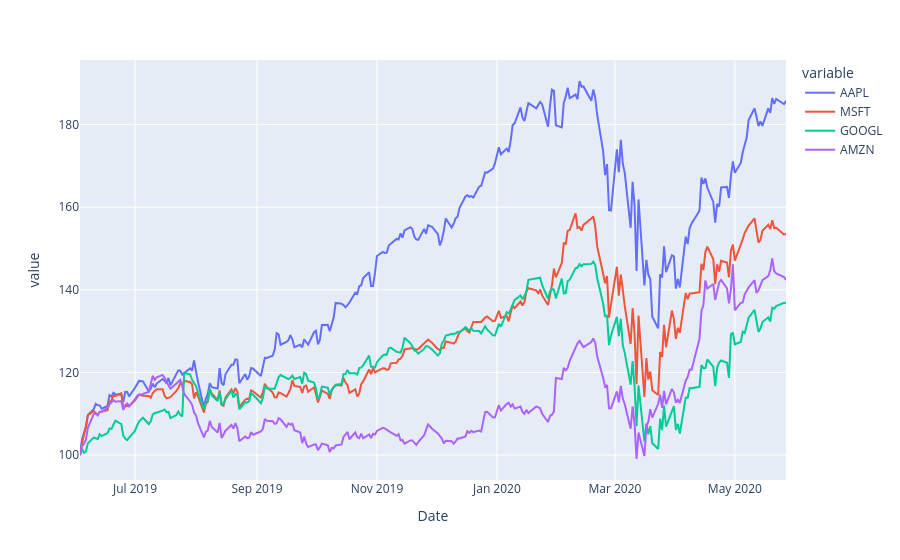

The cell this chart's notebook holds for it:
### Code cell
rebased_prices.plot()

### Figure 1 — Plotly figure (JSON) as saved in the notebook; plotly's stock layout.template omitted (floating-point values rounded to 4 significant figures; data arrays with more than 128 entries replaced by an {"elided": "..."} marker saying what was removed)
{"data": [{"hovertemplate": "variable=AAPL<br>Date=%{x}<br>value=%{y}<extra></extra>", "legendgroup": "AAPL", "line": {"color": "#636efa", "dash": "solid"}, "marker": {"symbol": "circle"}, "mode": "lines", "name": "AAPL", "orientation": "v", "showlegend": true, "type": "scatter", "x": {"elided": "249 str values"}, "xaxis": "x", "y": {"elided": "249 float values"}, "yaxis": "y"}, {"hovertemplate": "variable=MSFT<br>Date=%{x}<br>value=%{y}<extra></extra>", "legendgroup": "MSFT", "line": {"color": "#EF553B", "dash": "solid"}, "marker": {"symbol": "circle"}, "mode": "lines", "name": "MSFT", "orientation": "v", "showlegend": true, "type": "scatter", "x": {"elided": "249 str values"}, "xaxis": "x", "y": {"elided": "249 float values"}, "yaxis": "y"}, {"hovertemplate": "variable=GOOGL<br>Date=%{x}<br>value=%{y}<extra></extra>", "legendgroup": "GOOGL", "line": {"color": "#00cc96", "dash": "solid"}, "marker": {"symbol": "circle"}, "mode": "lines", "name": "GOOGL", "orientation": "v", "showlegend": true, "type": "scatter", "x": {"elided": "249 str values"}, "xaxis": "x", "y": {"elided": "249 float values"}, "yaxis": "y"}, {"hovertemplate": "variable=AMZN<br>Date=%{x}<br>value=%{y}<extra></extra>", "legendgroup": "AMZN", "line": {"color": "#ab63fa", "dash": "solid"}, "marker": {"symbol": "circle"}, "mode": "lines", "name": "AMZN", "orientation": "v", "showlegend": true, "type": "scatter", "x": {"elided": "249 str values"}, "xaxis": "x", "y": {"elided": "249 float values"}, "yaxis": "y"}], "layout": {"legend": {"title": {"text": "variable"}, "tracegroupgap": 0}, "margin": {"t": 60}, "xaxis": {"anchor": "y", "domain": [0, 1], "title": {"text": "Date"}}, "yaxis": {"anchor": "x", "domain": [0, 1], "title": {"text": "value"}}}}
